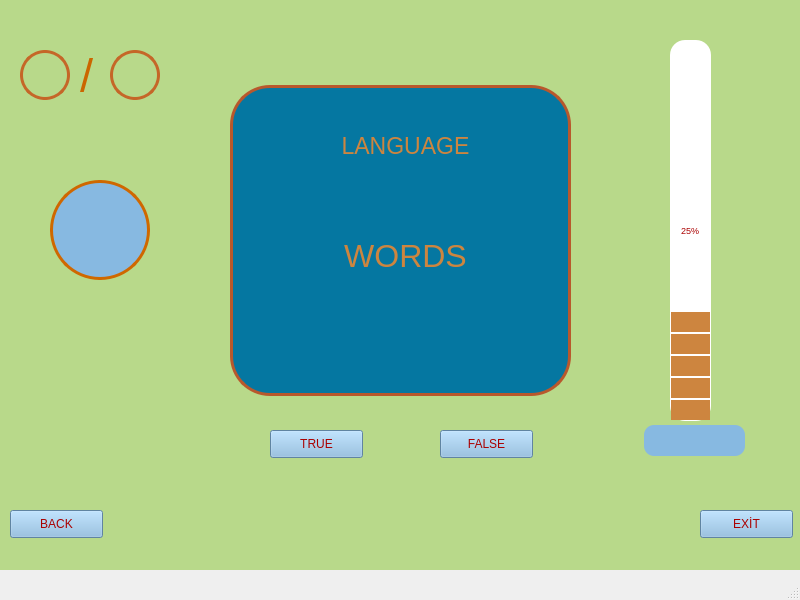
<?xml version="1.0" encoding="UTF-8"?>
<ui version="4.0">
 <class>MainWindow</class>
 <widget class="QMainWindow" name="MainWindow">
  <property name="geometry">
   <rect>
    <x>0</x>
    <y>0</y>
    <width>800</width>
    <height>600</height>
   </rect>
  </property>
  <property name="minimumSize">
   <size>
    <width>800</width>
    <height>600</height>
   </size>
  </property>
  <property name="maximumSize">
   <size>
    <width>800</width>
    <height>600</height>
   </size>
  </property>
  <property name="windowTitle">
   <string>PlayWindow</string>
  </property>
  <widget class="QWidget" name="centralwidget">
   <widget class="QLabel" name="label">
    <property name="geometry">
     <rect>
      <x>0</x>
      <y>-30</y>
      <width>800</width>
      <height>600</height>
     </rect>
    </property>
    <property name="styleSheet">
     <string notr="true">background-color: rgb(184, 217, 138);</string>
    </property>
    <property name="text">
     <string/>
    </property>
   </widget>
   <widget class="QLabel" name="label_2">
    <property name="geometry">
     <rect>
      <x>230</x>
      <y>85</y>
      <width>341</width>
      <height>311</height>
     </rect>
    </property>
    <property name="styleSheet">
     <string notr="true">background-color:rgb(5, 119, 161);
border-radius:40px;
border-style:solid;
border-width:3px;
border-color: rgb(184, 88, 44);
</string>
    </property>
    <property name="text">
     <string/>
    </property>
   </widget>
   <widget class="QLabel" name="language_label">
    <property name="geometry">
     <rect>
      <x>320</x>
      <y>130</y>
      <width>171</width>
      <height>31</height>
     </rect>
    </property>
    <property name="font">
     <font>
      <pointsize>17</pointsize>
     </font>
    </property>
    <property name="styleSheet">
     <string notr="true">color: rgb(205, 133, 63);</string>
    </property>
    <property name="text">
     <string>LANGUAGE</string>
    </property>
    <property name="alignment">
     <set>Qt::AlignCenter</set>
    </property>
   </widget>
   <widget class="QLabel" name="word_label">
    <property name="geometry">
     <rect>
      <x>290</x>
      <y>190</y>
      <width>231</width>
      <height>131</height>
     </rect>
    </property>
    <property name="font">
     <font>
      <pointsize>24</pointsize>
     </font>
    </property>
    <property name="styleSheet">
     <string notr="true">color: rgb(205, 133, 63);</string>
    </property>
    <property name="text">
     <string>WORDS</string>
    </property>
    <property name="alignment">
     <set>Qt::AlignCenter</set>
    </property>
   </widget>
   <widget class="QProgressBar" name="progressBar">
    <property name="geometry">
     <rect>
      <x>670</x>
      <y>40</y>
      <width>41</width>
      <height>381</height>
     </rect>
    </property>
    <property name="font">
     <font>
      <pointsize>7</pointsize>
     </font>
    </property>
    <property name="styleSheet">
     <string notr="true">QProgressBar{
	background-color: rgb(255, 255, 255);
	color: rgb(170, 0, 0);
border-radius:15px;
text-align:center;
}
QProgressBar::chunk{
border-radius:15px;
	background-color: rgb(205, 133, 63);
margin:1px;
height:20px;
}</string>
    </property>
    <property name="maximum">
     <number>20</number>
    </property>
    <property name="value">
     <number>5</number>
    </property>
    <property name="orientation">
     <enum>Qt::Vertical</enum>
    </property>
   </widget>
   <widget class="QLabel" name="timelabel">
    <property name="geometry">
     <rect>
      <x>50</x>
      <y>180</y>
      <width>100</width>
      <height>100</height>
     </rect>
    </property>
    <property name="styleSheet">
     <string notr="true">background-color: rgb(135, 185, 225);
border-radius:50px;
border-style:solid;
border-width:3px;
border-color: rgb(207, 104, 0);</string>
    </property>
    <property name="text">
     <string/>
    </property>
   </widget>
   <widget class="QPushButton" name="back_button">
    <property name="geometry">
     <rect>
      <x>10</x>
      <y>510</y>
      <width>93</width>
      <height>28</height>
     </rect>
    </property>
    <property name="styleSheet">
     <string notr="true">QPushButton{
	background-color: rgb(135, 185, 225);
	color: rgb(170, 0, 0);
}
QPushButton::hover{
	background-color: rgb(5, 119, 161);
	color: rgb(255, 255, 255);
}
QPushButton::pressed{
	background-color: rgb(36, 83, 109);
    padding-left:5px;
	color: rgb(255, 255, 255);
    padding-top:5px;
}</string>
    </property>
    <property name="text">
     <string>BACK</string>
    </property>
   </widget>
   <widget class="QPushButton" name="exit_button">
    <property name="geometry">
     <rect>
      <x>700</x>
      <y>510</y>
      <width>93</width>
      <height>28</height>
     </rect>
    </property>
    <property name="styleSheet">
     <string notr="true">QPushButton{
	background-color: rgb(135, 185, 225);
	color: rgb(170, 0, 0);
}
QPushButton::hover{
	background-color: rgb(5, 119, 161);
	color: rgb(255, 255, 255);
}
QPushButton::pressed{
	background-color: rgb(36, 83, 109);
    padding-left:5px;
	color: rgb(255, 255, 255);
    padding-top:5px;
}</string>
    </property>
    <property name="text">
     <string>EXİT</string>
    </property>
   </widget>
   <widget class="QPushButton" name="true_button">
    <property name="geometry">
     <rect>
      <x>270</x>
      <y>430</y>
      <width>93</width>
      <height>28</height>
     </rect>
    </property>
    <property name="styleSheet">
     <string notr="true">QPushButton{
	background-color: rgb(135, 185, 225);
	color: rgb(170, 0, 0);
}
QPushButton::hover{
	background-color: rgb(5, 119, 161);
	color: rgb(255, 255, 255);
}
QPushButton::pressed{
	background-color: rgb(36, 83, 109);
    padding-left:5px;
	color: rgb(255, 255, 255);
    padding-top:5px;
}</string>
    </property>
    <property name="text">
     <string>TRUE</string>
    </property>
   </widget>
   <widget class="QPushButton" name="false_button">
    <property name="geometry">
     <rect>
      <x>440</x>
      <y>430</y>
      <width>93</width>
      <height>28</height>
     </rect>
    </property>
    <property name="styleSheet">
     <string notr="true">QPushButton{
	background-color: rgb(135, 185, 225);
	color: rgb(170, 0, 0);
}
QPushButton::hover{
	background-color: rgb(5, 119, 161);
	color: rgb(255, 255, 255);
}
QPushButton::pressed{
	background-color: rgb(36, 83, 109);
    padding-left:5px;
	color: rgb(255, 255, 255);
    padding-top:5px;
}</string>
    </property>
    <property name="text">
     <string>FALSE</string>
    </property>
   </widget>
   <widget class="QLabel" name="true_label">
    <property name="geometry">
     <rect>
      <x>20</x>
      <y>50</y>
      <width>50</width>
      <height>50</height>
     </rect>
    </property>
    <property name="styleSheet">
     <string notr="true">border-style:solid;
border-width:3px;
border-radius:25px;
border-color: rgb(197, 103, 40);</string>
    </property>
    <property name="text">
     <string/>
    </property>
   </widget>
   <widget class="QLabel" name="try_label">
    <property name="geometry">
     <rect>
      <x>110</x>
      <y>50</y>
      <width>50</width>
      <height>50</height>
     </rect>
    </property>
    <property name="styleSheet">
     <string notr="true">border-style:solid;
border-width:3px;
border-radius:25px;
border-color: rgb(197, 103, 40);</string>
    </property>
    <property name="text">
     <string/>
    </property>
   </widget>
   <widget class="QLabel" name="label_8">
    <property name="geometry">
     <rect>
      <x>80</x>
      <y>50</y>
      <width>31</width>
      <height>51</height>
     </rect>
    </property>
    <property name="font">
     <font>
      <pointsize>35</pointsize>
     </font>
    </property>
    <property name="styleSheet">
     <string notr="true">color: rgb(203, 102, 0);</string>
    </property>
    <property name="text">
     <string>/</string>
    </property>
   </widget>
   <widget class="QLabel" name="level_label">
    <property name="geometry">
     <rect>
      <x>644</x>
      <y>425</y>
      <width>101</width>
      <height>31</height>
     </rect>
    </property>
    <property name="styleSheet">
     <string notr="true">background-color: rgb(135, 185, 225);
border-radius:10px;</string>
    </property>
    <property name="text">
     <string/>
    </property>
   </widget>
  </widget>
  <widget class="QMenuBar" name="menubar">
   <property name="geometry">
    <rect>
     <x>0</x>
     <y>0</y>
     <width>800</width>
     <height>26</height>
    </rect>
   </property>
  </widget>
  <widget class="QStatusBar" name="statusbar"/>
 </widget>
 <resources/>
 <connections/>
</ui>
